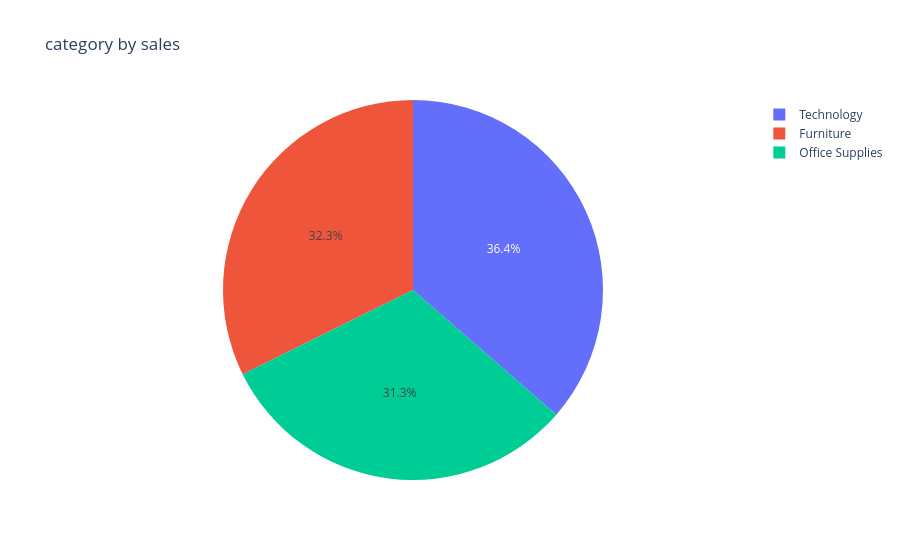

Notebook code for this chart:
### Code cell
fig=px.pie(sales_by_category,
           values='Sales',
           names='Category',
           
           title='category by sales')

fig.show()

### Figure 1 — Plotly figure (JSON) as saved in the notebook; plotly's stock layout.template omitted (floating-point values rounded to 4 significant figures)
{"data": [{"domain": {"x": [0, 1], "y": [0, 1]}, "hovertemplate": "Category=%{label}<br>Sales=%{value}<extra></extra>", "labels": ["Furniture", "Office Supplies", "Technology"], "legendgroup": "", "name": "", "showlegend": true, "type": "pie", "values": [742000.0, 719000.0, 836200.0]}], "layout": {"legend": {"tracegroupgap": 0}, "title": {"text": "category by sales"}}}
